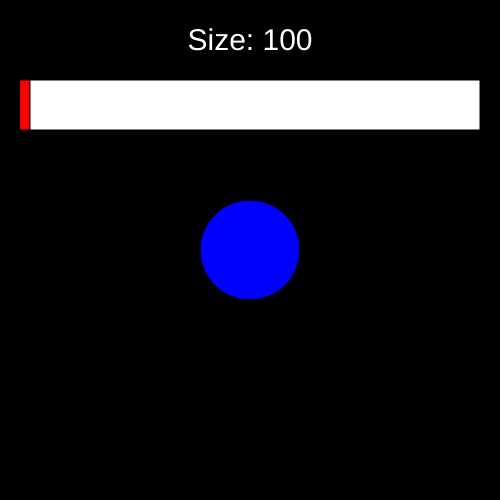
Frame 1 (no input)
Frame 60 (no input): identical to frame 1, image omitted
Frame 120 (the mouse pressed at the canvas centre since frame 60): identical to frame 1, image omitted

The p5.js sketch that drew this single still picture (run headless with seeded random() and noise() and a simulated clock; from frame 60 on, the mouse is pressed at the canvas centre):

// p5.js sketch
// ── sketch.js
let x = 20, y = 80, w = 460, h = 50;
let size = 100, slider = 20;
function setup() {
  createCanvas(500, 500);
}
function draw() {
  background(0);
  if (mouseIsPressed) {
    if ((x <= mouseX && mouseX <= x+w) && (y <= mouseY && mouseY <= y+h)) {
      slider = mouseX;
      size = map(slider, x, x+w, 100, width);
    }
  }

  //원 그려주기
  fill(0, 0, 255);
  ellipse(width/2, height/2, size, size);
  
  
  //부수적인 것
  //txt
  fill(255); 
  textSize(30);
  textAlign(CENTER);
  text('Size: ' + int(size), width/2, 50);

  //흰 rect
  rect(x, y, w, h);
  
  //빨간 rect
  fill(255, 0, 0);
  rect(slider, y, 10, h); 


}
